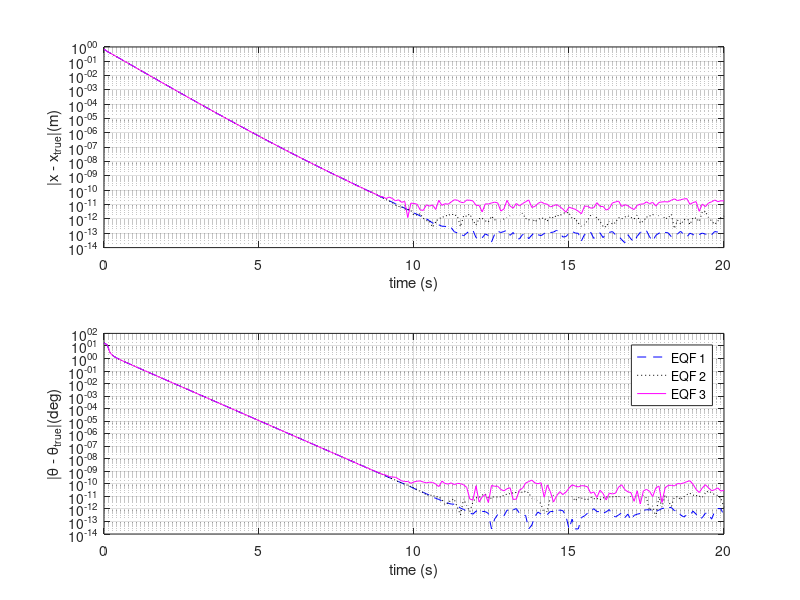

Recreate this plot in MATLAB. (Note: this script raises an error after producing the figure.)
load('variables_SE(2)_twoeqf.mat')

%True position of robot
x_ttrue = zeros(2, iter);
for i=1:iter
    x_ttrue(:, i)=Pose(1:2,3*i);
end

%Find norm with real position of robot
norm_iter_eqf1 = zeros(iter);
for i = 1:iter
    norm_iter_eqf1(i)= norm(x_hat_eqf1(:, i) - x_ttrue(:, i));
end
norm_iter_eqf2 = zeros(iter);
for i = 1:iter
    norm_iter_eqf2(i)= norm(x_hat_eqf2(:, i) - x_ttrue(:, i));
end
norm_iter_eqf3 = zeros(iter);
for i = 1:iter
    norm_iter_eqf3(i)= norm(x_hat_eqf3(:, i) - x_ttrue(:, i));
end

figure;


% Plot position norm
subplot(2,1,1);
lg1 = plot(dt*(0:iter-1), norm_iter_eqf1(1:iter), 'Color','blue','LineStyle','--','DisplayName','EQF 1');
hold on
lg2 = plot(dt*(0:iter-1), norm_iter_eqf2(1:iter), 'Color','black','LineStyle',':','DisplayName','EQF 2');
lg2 = plot(dt*(0:iter-1), norm_iter_eqf3(1:iter), 'Color','magenta','LineStyle','-','DisplayName','EQF 3');
hold off
set(gca, 'YScale', 'log')
%lg(1).LineWidth = 1;
grid on
xlabel('time (s)')
ylabel('|x - x_{true}|(m)')
%legend


%Angle error norm
angle_norm_eqf1 = zeros(1,iter);
for i=1:iter
    angle_norm_eqf1(1, i) =norm(angles_eqf1(i, 1) - angles_true(i, 1))*180/pi;
end
angle_norm_eqf2 = zeros(1,iter);
for i=1:iter
    angle_norm_eqf2(1, i) =norm(angles_eqf2(i, 1) - angles_true(i, 1))*180/pi;
end
angle_norm_eqf3 = zeros(1,iter);
for i=1:iter
    angle_norm_eqf3(1, i) =norm(angles_eqf3(i, 1) - angles_true(i, 1))*180/pi;
end
subplot(2,1,2);
plot((0:iter-1)*dt, angle_norm_eqf1(1,:),'Color','blue','LineStyle','--','DisplayName','EQF 1');
hold on
plot((0:iter-1)*dt, angle_norm_eqf2(1,:),'Color','black','LineStyle',':','DisplayName','EQF 2');
plot((0:iter-1)*dt, angle_norm_eqf3(1,:),'Color','magenta','LineStyle','-','DisplayName','EQF 3');
hold off
ylabel('|\theta - \theta_{true}|(deg)')
xlabel('time (s)')
set(gca, 'YScale', 'log')
grid on
legend

sgtitle("Position and Angle Error")

function fix_dottedline(filename)
% Fix the way that the default dotted line and dash-dot lines look terrible
% when exported as eps
fid = fopen(filename,'r');
tempfile = tempname;
outfid = fopen(tempfile,'w');
repeat = 1;
while repeat==1
    thisLine = fgetl(fid);
    iStart = strfind(thisLine,'/DO { [.5');
    if iStart
        thisLine(iStart+7:iStart+8) = '03';
    end
    iStart = strfind(thisLine,'/DD { [.5');
    if iStart
        thisLine(iStart+7:iStart+9) = '1.5';
        thisLine(iStart+10:end+1) = [' ' thisLine(iStart+10:end)];
    end
    if ~ischar(thisLine)
        repeat = 0; 
    else
        fprintf(outfid,'%s\n',thisLine);
    end
end

fclose(fid);
fclose(outfid);
copyfile(tempfile, filename);
delete(tempfile);
end
